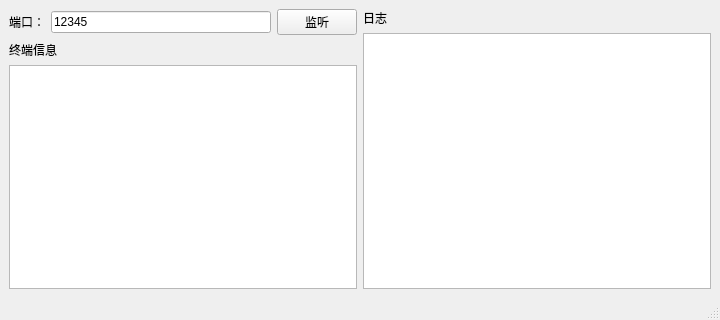
<?xml version="1.0" encoding="UTF-8"?>
<ui version="4.0">
 <class>MainWindow</class>
 <widget class="QMainWindow" name="MainWindow">
  <property name="enabled">
   <bool>true</bool>
  </property>
  <property name="geometry">
   <rect>
    <x>0</x>
    <y>0</y>
    <width>720</width>
    <height>320</height>
   </rect>
  </property>
  <property name="windowTitle">
   <string>MainWindow</string>
  </property>
  <widget class="QWidget" name="centralwidget">
   <property name="enabled">
    <bool>true</bool>
   </property>
   <layout class="QGridLayout" name="gridLayout">
    <item row="0" column="0">
     <layout class="QHBoxLayout" name="horizontalLayout">
      <item>
       <widget class="QLabel" name="label">
        <property name="text">
         <string>端口：</string>
        </property>
       </widget>
      </item>
      <item>
       <widget class="QLineEdit" name="lineEdit_websocket">
        <property name="enabled">
         <bool>true</bool>
        </property>
        <property name="text">
         <string>12345</string>
        </property>
       </widget>
      </item>
      <item>
       <widget class="QPushButton" name="pushButton_websocket">
        <property name="enabled">
         <bool>true</bool>
        </property>
        <property name="text">
         <string>监听</string>
        </property>
        <property name="checkable">
         <bool>false</bool>
        </property>
       </widget>
      </item>
     </layout>
    </item>
    <item row="0" column="1" rowspan="2">
     <layout class="QVBoxLayout" name="verticalLayout">
      <item>
       <widget class="QLabel" name="label_log">
        <property name="text">
         <string>日志</string>
        </property>
       </widget>
      </item>
      <item>
       <widget class="QTextEdit" name="textEdit_log"/>
      </item>
     </layout>
    </item>
    <item row="1" column="0">
     <layout class="QVBoxLayout" name="verticalLayout_2">
      <item>
       <widget class="QLabel" name="label_msg">
        <property name="text">
         <string>终端信息</string>
        </property>
       </widget>
      </item>
      <item>
       <widget class="QTextEdit" name="textEdit_msg">
        <property name="enabled">
         <bool>true</bool>
        </property>
       </widget>
      </item>
     </layout>
    </item>
   </layout>
  </widget>
  <widget class="QMenuBar" name="menubar">
   <property name="geometry">
    <rect>
     <x>0</x>
     <y>0</y>
     <width>720</width>
     <height>22</height>
    </rect>
   </property>
  </widget>
  <widget class="QStatusBar" name="statusbar"/>
 </widget>
 <resources/>
 <connections/>
</ui>
